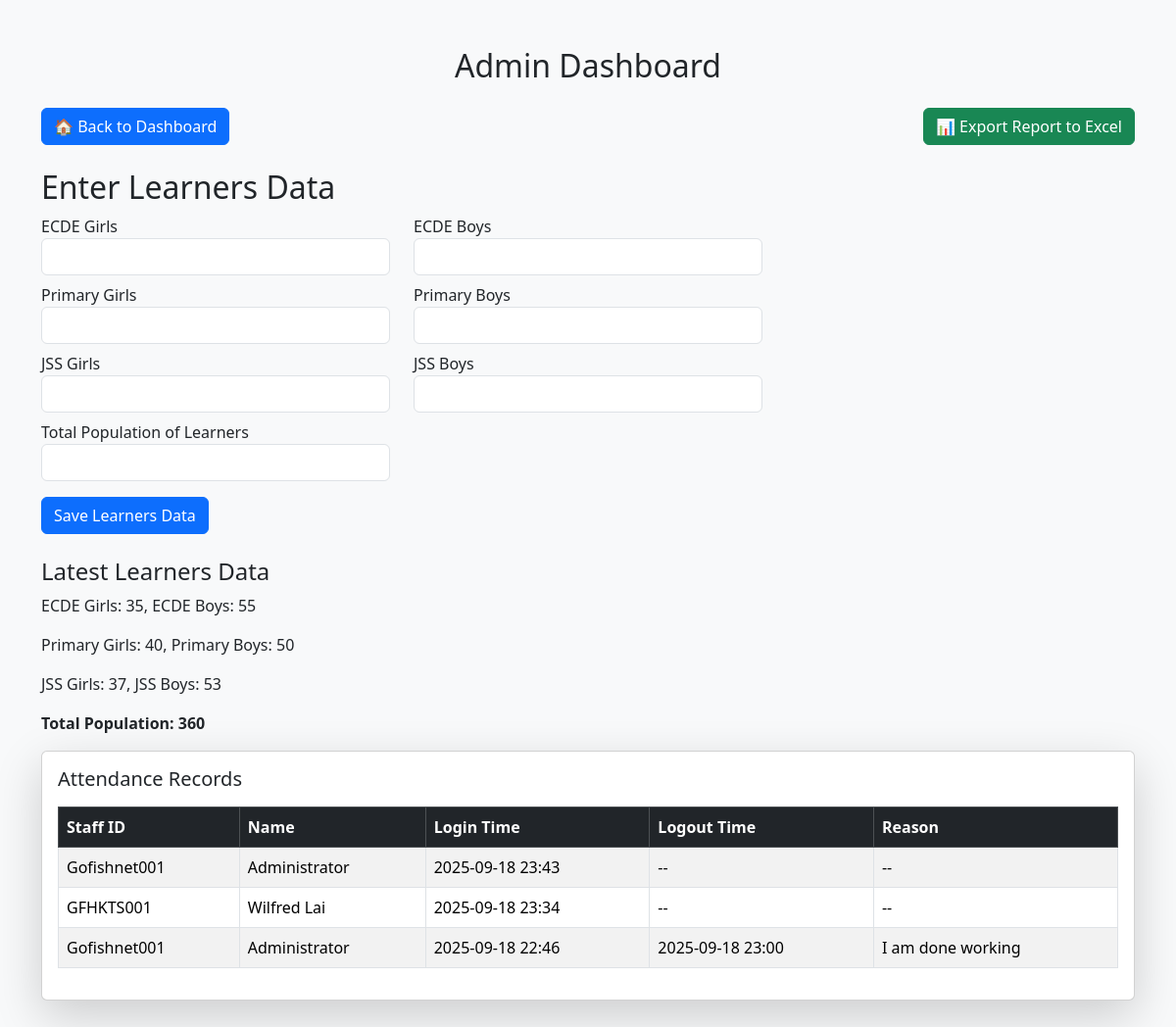
The page /admin (signed in) on the database its author committed.
### models.py (models this page shows)
class Learners(db.Model):
    id = db.Column(db.Integer, primary_key=True)
    ecde_girls = db.Column(db.Integer, nullable=False, default=0)
    ecde_boys = db.Column(db.Integer, nullable=False, default=0)
    primary_girls = db.Column(db.Integer, nullable=False, default=0)
    primary_boys = db.Column(db.Integer, nullable=False, default=0)
    jss_girls = db.Column(db.Integer, nullable=False, default=0)
    jss_boys = db.Column(db.Integer, nullable=False, default=0)
    total_population = db.Column(db.Integer, nullable=False, default=0)
    created_at = db.Column(db.DateTime, default=datetime.utcnow)

class Attendance(db.Model):
    id = db.Column(db.Integer, primary_key=True)
    staff_id = db.Column(db.String(50), db.ForeignKey('staff.staff_id'))
    staff = db.relationship('Staff', backref='attendances', lazy=True)
    login_time = db.Column(db.DateTime, default=datetime.utcnow)
    logout_time = db.Column(db.DateTime)
    logout_reason = db.Column(db.String(200))

class Staff(db.Model):
    id = db.Column(db.Integer, primary_key=True)
    staff_id = db.Column(db.String(50), unique=True, nullable=False)
    name = db.Column(db.String(100), nullable=False)
    email = db.Column(db.String(120))  # can be empty initially
    password = db.Column(db.String(100), default='123456')  # initial password
    is_class_teacher = db.Column(db.Boolean, default=False)
    grade_assigned = db.Column(db.String(50))
    subjects = db.Column(db.String(200))
    syllabus_coverage = db.Column(db.Text)
    is_admin = db.Column(db.Boolean, default=False)  # admin column

### app.py (the view, shortened to what this page needs)
@app.route('/admin', methods=['GET', 'POST'])
def admin_dashboard():
    if 'staff_id' not in session:
        flash('Please login first.', 'danger')
        return redirect(url_for('login'))
    staff = Staff.query.filter_by(staff_id=session['staff_id']).first()
    if not staff or not staff.is_admin:
        flash('Access denied.', 'danger')
        return redirect(url_for('dashboard'))
    records = Attendance.query.order_by(Attendance.login_time.desc()).all()
    summary = summarize_early_departures()
    from forms import LearnersDataForm
    form = LearnersDataForm()
    latest_learners = Learners.query.order_by(Learners.created_at.desc()).first()
    return render_template(
        'admin.html',
        records=records,
        summary=summary,
        form=form,
        learners=latest_learners
    )

### forms.py
class LearnersDataForm(FlaskForm):
    ecde_girls = IntegerField('ECDE Girls', validators=[DataRequired(), NumberRange(min=0)])
    ecde_boys = IntegerField('ECDE Boys', validators=[DataRequired(), NumberRange(min=0)])
    primary_girls = IntegerField('Primary Girls', validators=[DataRequired(), NumberRange(min=0)])
    primary_boys = IntegerField('Primary Boys', validators=[DataRequired(), NumberRange(min=0)])
    jss_girls = IntegerField('JSS Girls', validators=[DataRequired(), NumberRange(min=0)])
    jss_boys = IntegerField('JSS Boys', validators=[DataRequired(), NumberRange(min=0)])
    total_population = IntegerField('Total Population of Learners', validators=[DataRequired(), NumberRange(min=0)])
    submit = SubmitField('Save Learners Data')

### app.py (called while the page is built)
def summarize_early_departures():
    records = Attendance.query.order_by(Attendance.login_time.desc()).all()
    cutoff = time(16, 30)  # 4:30pm
    summary = collections.Counter()
    for rec in records:
        if rec.logout_time:
            if rec.logout_time.weekday() < 5:  # Mon-Fri only
                if rec.logout_time.time() < cutoff:
                    summary[rec.staff_id] += 1
    return summary

### templates/admin.html (shortened to what this page needs)
<!doctype html>
<html lang="en">
<head>
    <link href="https://cdn.jsdelivr.net/npm/bootstrap@5.3.2/dist/css/bootstrap.min.css" rel="stylesheet">
</head>
<body class="bg-light">
<div class="container py-5">
    <h2 class="mb-4 text-center">Admin Dashboard</h2>
<div class="mb-3 d-flex justify-content-between">
    <a href="{{ url_for('dashboard') }}" class="btn btn-primary">
        🏠 Back to Dashboard
    </a>
    <a href="{{ url_for('export_reports') }}" class="btn btn-success">
        📊 Export Report to Excel
    </a>
</div>
<h2 class="mt-4">Enter Learners Data</h2>
<form method="POST">
    <div class="row">
        <div class="col-md-4">{{ form.ecde_girls.label }} {{ form.ecde_girls(class="form-control") }}</div>
        <div class="col-md-4">{{ form.ecde_boys.label }} {{ form.ecde_boys(class="form-control") }}</div>
    </div>
    <div class="row mt-2">
        <div class="col-md-4">{{ form.primary_girls.label }} {{ form.primary_girls(class="form-control") }}</div>
        <div class="col-md-4">{{ form.primary_boys.label }} {{ form.primary_boys(class="form-control") }}</div>
    </div>
    <div class="row mt-2">
        <div class="col-md-4">{{ form.jss_girls.label }} {{ form.jss_girls(class="form-control") }}</div>
        <div class="col-md-4">{{ form.jss_boys.label }} {{ form.jss_boys(class="form-control") }}</div>
    </div>
    <div class="row mt-2">
        <div class="col-md-4">{{ form.total_population.label }} {{ form.total_population(class="form-control") }}</div>
    </div>
    <button type="submit" class="btn btn-primary mt-3">Save Learners Data</button>
</form>
{% if learners %}
<div class="mt-4">
    <h4>Latest Learners Data</h4>
    <p>ECDE Girls: {{ learners.ecde_girls }}, ECDE Boys: {{ learners.ecde_boys }}</p>
    <p>Primary Girls: {{ learners.primary_girls }}, Primary Boys: {{ learners.primary_boys }}</p>
    <p>JSS Girls: {{ learners.jss_girls }}, JSS Boys: {{ learners.jss_boys }}</p>
    <p><b>Total Population: {{ learners.total_population }}</b></p>
</div>
{% endif %}
    <div class="card shadow-lg">
        <div class="card-body">
            <h5 class="card-title mb-3">Attendance Records</h5>
            <div class="table-responsive">
                <table class="table table-bordered table-striped align-middle">
                    <thead class="table-dark">
                        <tr>
                            <th>Staff ID</th>
                            <th>Name</th>
                            <th>Login Time</th>
                            <th>Logout Time</th>
                            <th>Reason</th>
                        </tr>
                    </thead>
                    <tbody>
                        {% for record in records %}
                        <tr>
                            <td>{{ record.staff_id }}</td>
                            <td>{{ record.staff.name }}</td>
                            <td>{{ record.login_time.strftime('%Y-%m-%d %H:%M') }}</td>
                            <td>{% if record.logout_time %}{{ record.logout_time.strftime('%Y-%m-%d %H:%M') }}{% else %}--{% endif %}</td>
                            <td>{{ record.logout_reason or '--' }}</td>
                        </tr>
                        {% endfor %}
                    </tbody>
                </table>
            </div>
        </div>
    </div>
</div>
</body>
</html>

### rows shown on the page
Learners: ecde_girls "35", ecde_boys "55", primary_girls "40", primary_boys "50", jss_girls "37", jss_boys "53", total_population "360"
Attendance: staff_id "Gofishnet001", staff.name "Administrator", login_time "2025-09-18 23:43", logout_reason "--"
Attendance: staff_id "GFHKTS001", staff.name "Wilfred Lai", login_time "2025-09-18 23:34", logout_reason "--"
Attendance: staff_id "Gofishnet001", staff.name "Administrator", login_time "2025-09-18 22:46", logout_time "2025-09-18 23:00", logout_reason "I am done working"
